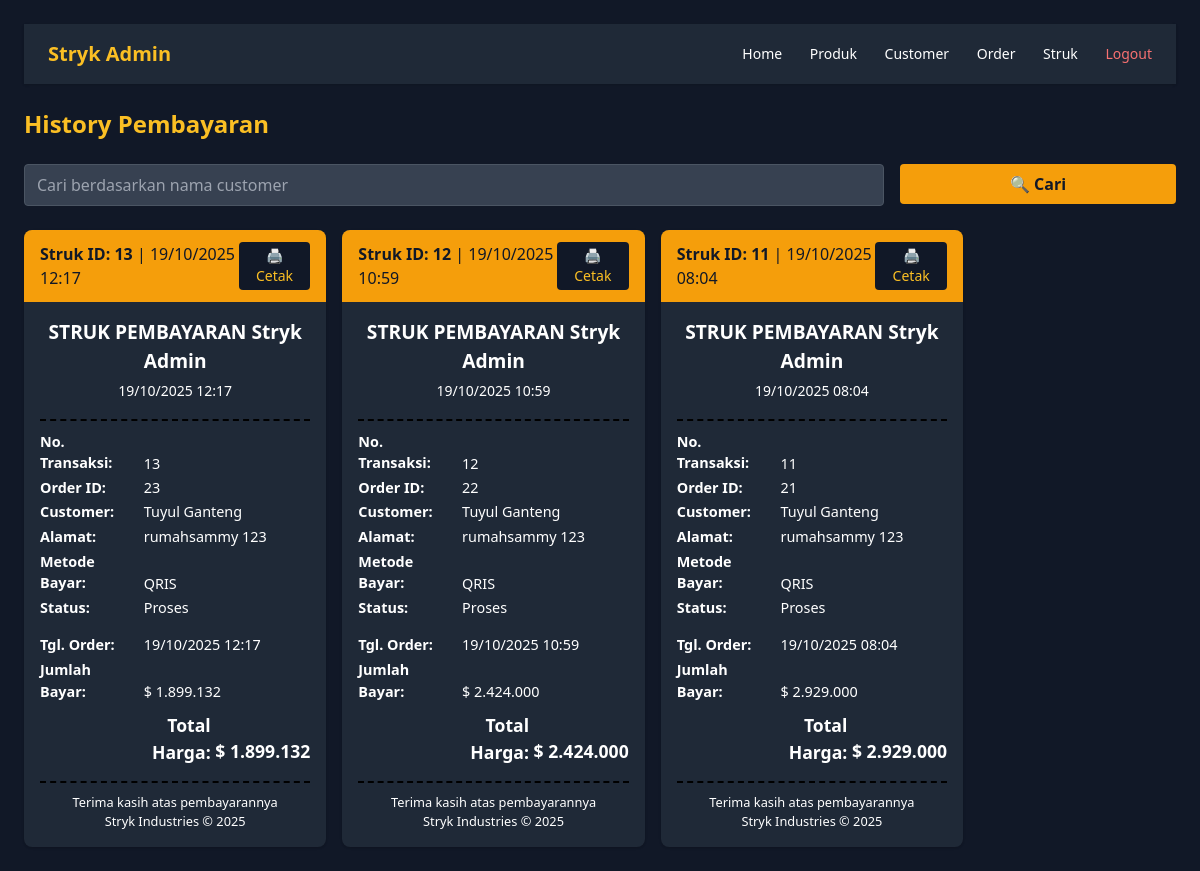
The app's page /admin/struk_admin.php, older data.
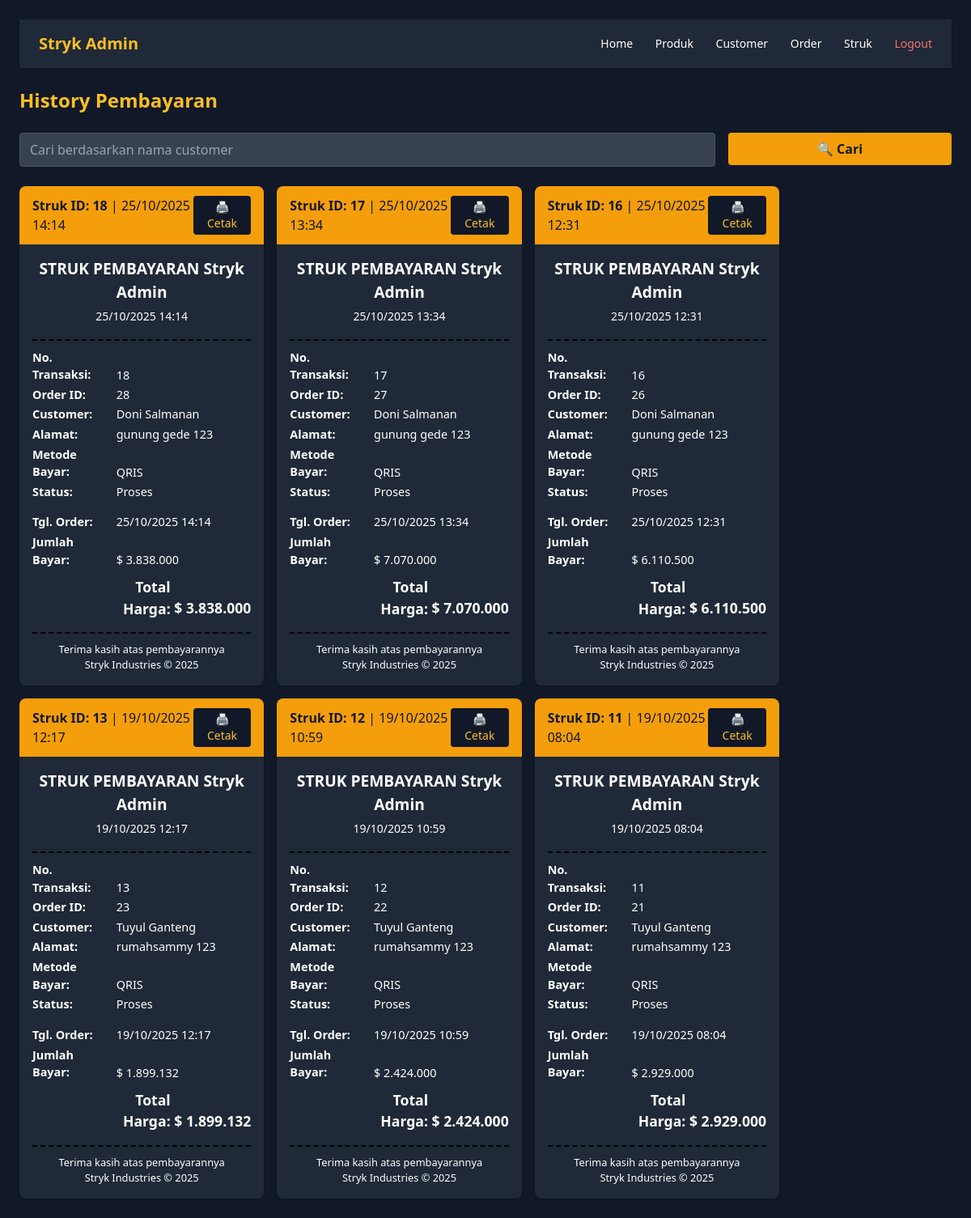
The same page, newer data.
### tables this page shows
CREATE TABLE `payments` (
  `payment_id` int NOT NULL,
  `order_id` int NOT NULL,
  `metode` varchar(100) NOT NULL,
  `jumlah_dibayar` decimal(12,2) NOT NULL,
  `tanggal_bayar` datetime NOT NULL DEFAULT CURRENT_TIMESTAMP,
  `payment_proof` varchar(255) DEFAULT NULL,
  `payment_status` varchar(20) DEFAULT 'pending'
);

CREATE TABLE `customer` (
  `customer_id` int NOT NULL,
  `nama` varchar(100) NOT NULL,
  `password` text NOT NULL,
  `email` varchar(100) NOT NULL,
  `no_telepon` varchar(20) NOT NULL,
  `provinsi` varchar(100) NOT NULL,
  `kota` varchar(100) NOT NULL,
  `alamat` text NOT NULL,
  `last_login` timestamp NULL DEFAULT NULL,
  `last_reengagement_sent` timestamp NULL DEFAULT NULL
);

CREATE TABLE `orders` (
  `order_id` int NOT NULL,
  `customer_id` int NOT NULL,
  `tgl_order` datetime NOT NULL,
  `total_harga` decimal(12,2) NOT NULL,
  `status` enum('pending','proses','selesai','batal') NOT NULL
);

### admin/struk_admin.php (the view, shortened to what this page needs)
<?php
include 'koneksi.php';
include 'header_admin.php';
$search = $_GET['search'] ?? '';
$query = "
  SELECT p.*, o.tgl_order, o.total_harga, o.status,
         c.nama AS customer, c.alamat
  FROM payments p
  JOIN orders o ON p.order_id = o.order_id
  JOIN customer c ON o.customer_id = c.customer_id
  WHERE o.status IN ('proses', 'selesai')
";
$query .= " ORDER BY p.tanggal_bayar DESC";
$result = mysqli_query($conn, $query);
?>
<!DOCTYPE html>
<html lang="id">
<head>
  <link href="https://cdn.jsdelivr.net/npm/tailwindcss@2.2.19/dist/tailwind.min.css" rel="stylesheet">
</head>
<body class="bg-gray-900 text-white p-6">
  <h1 class="text-2xl font-bold text-yellow-400 mb-6 no-print">History Pembayaran</h1>
  <form method="GET" class="grid grid-cols-1 md:grid-cols-4 gap-4 mb-6 no-print">
    <div class="md:col-span-3">
      <input type="text" name="search" class="w-full px-3 py-2 rounded bg-gray-700 text-white border border-gray-600" placeholder="Cari berdasarkan nama customer" value="<?= htmlspecialchars($search) ?>">
    </div>
    <div>
      <button type="submit" class="w-full bg-yellow-500 hover:bg-yellow-600 text-gray-900 font-bold py-2 px-4 rounded">
        🔍 Cari
      </button>
    </div>
  </form>
  <div class="struk-container">
    <?php while ($row = mysqli_fetch_assoc($result)) : ?>
      <div class="bg-gray-800 rounded-lg shadow overflow-hidden struk-card" id="struk-<?= $row['payment_id'] ?>">
        <div class="bg-yellow-500 text-gray-900 px-4 py-3 flex justify-between items-center no-print">
          <div>
            <strong>Struk ID: <?= $row['payment_id'] ?></strong> |
            <?= date('d/m/Y H:i', strtotime($row['tanggal_bayar'])) ?>
          </div>
          <button class="bg-gray-900 hover:bg-gray-700 text-yellow-400 px-3 py-1 rounded text-sm"
            onclick="printStruk('struk-<?= $row['payment_id'] ?>')">
            🖨 Cetak
          </button>
        </div>
        <div class="p-4">
          <div class="struk-header">
            <div class="struk-title">STRUK PEMBAYARAN Stryk Admin</div>
            <div class="text-center text-sm mb-2"><?= date('d/m/Y H:i', strtotime($row['tanggal_bayar'])) ?></div>
          </div>
          <div class="mb-4">
            <div class="struk-detail">
              <span class="struk-detail-label">No. Transaksi:</span> <?= $row['payment_id'] ?>
            </div>
            <div class="struk-detail">
              <span class="struk-detail-label">Order ID:</span> <?= $row['order_id'] ?>
            </div>
            <div class="struk-detail">
              <span class="struk-detail-label">Customer:</span> <?= $row['customer'] ?>
            </div>
            <div class="struk-detail">
              <span class="struk-detail-label">Alamat:</span> <?= $row['alamat'] ?>
            </div>
            <div class="struk-detail">
              <span class="struk-detail-label">Metode Bayar:</span> <?= $row['metode'] ?>
            </div>
            <div class="struk-detail no-print">
              <span class="struk-detail-label">Status:</span>
              <span class="status-badge <?= $row['status'] === 'pending' ? 'status-pending' : ($row['status'] === 'proses' ? 'status-proses' : 'status-selesai') ?>">
                <?= ucfirst($row['status']) ?>
              </span>
            </div>
          </div>
          <div class="mb-4">
            <div class="struk-detail">
              <span class="struk-detail-label">Tgl. Order:</span> <?= date('d/m/Y H:i', strtotime($row['tgl_order'])) ?>
            </div>
            <div class="struk-detail">
              <span class="struk-detail-label">Jumlah Bayar:</span> $ <?= number_format($row['jumlah_dibayar'], 0, ',', '.') ?>
            </div>
            <div class="total-amount">
              <span class="struk-detail-label">Total Harga:</span> $ <?= number_format($row['total_harga'], 0, ',', '.') ?>
            </div>
          </div>
          <div class="struk-footer">
            Terima kasih atas pembayarannya<br>
            Stryk Industries &copy; <?= date('Y') ?>
          </div>
        </div>
      </div>
    <?php endwhile; ?>
  </div>
</body>
</html>

Row changes from the older to the newer data that the page shows:
added payments: payment_id "18", tanggal_bayar "25/10/2025 14:14", order "28", customer.nama "Doni Salmanan", customer.alamat "gunung gede 123", metode "QRIS", order.status "Proses", order.tgl_order "25/10/2025 14:14", jumlah_dibayar "3.838.000", order.total_harga "3.838.000"
added payments: payment_id "17", tanggal_bayar "25/10/2025 13:34", order "27", customer.nama "Doni Salmanan", customer.alamat "gunung gede 123", metode "QRIS", order.status "Proses", order.tgl_order "25/10/2025 13:34", jumlah_dibayar "7.070.000", order.total_harga "7.070.000"
added payments: payment_id "16", tanggal_bayar "25/10/2025 12:31", order "26", customer.nama "Doni Salmanan", customer.alamat "gunung gede 123", metode "QRIS", order.status "Proses", order.tgl_order "25/10/2025 12:31", jumlah_dibayar "6.110.500", order.total_harga "6.110.500"
